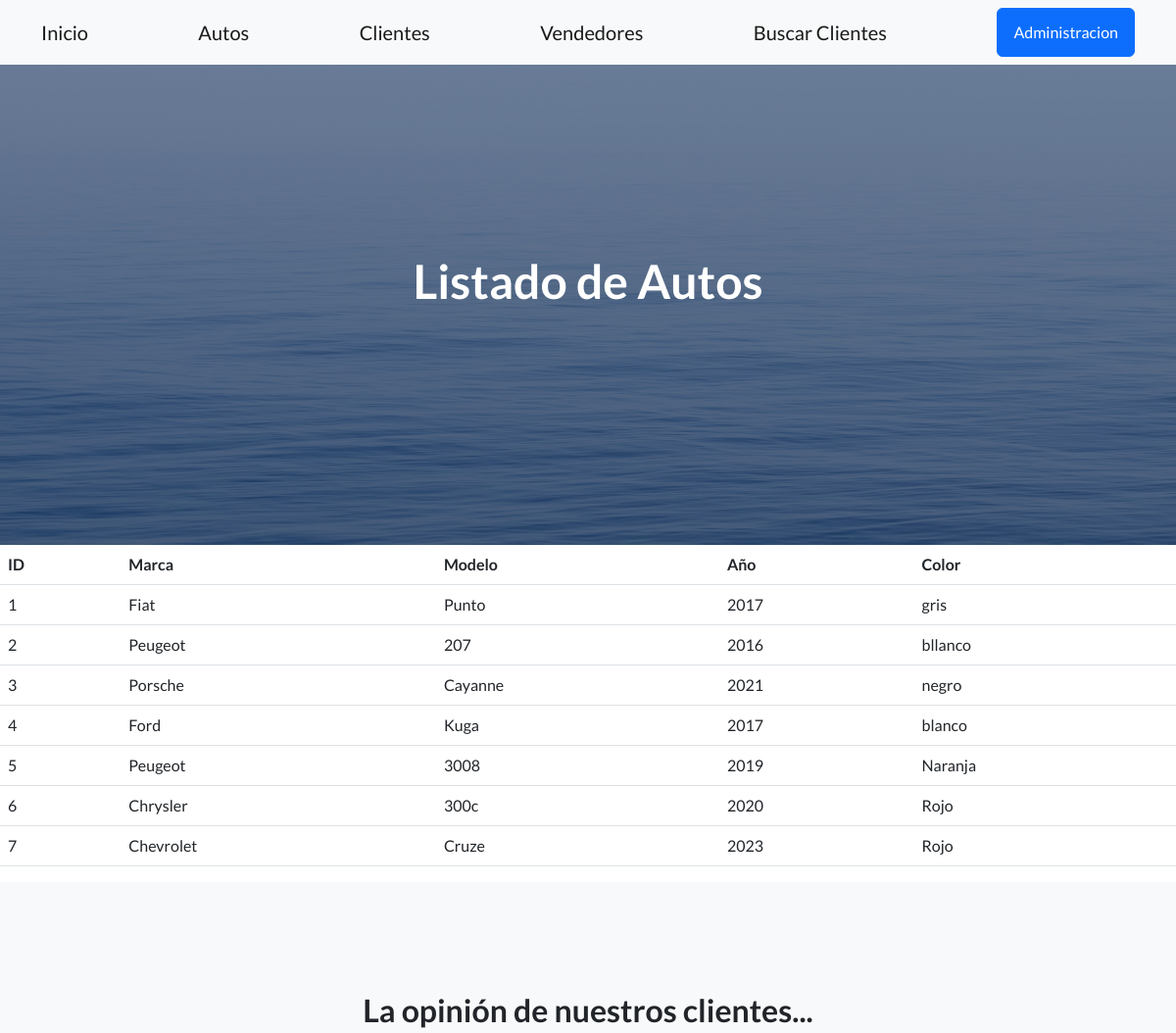
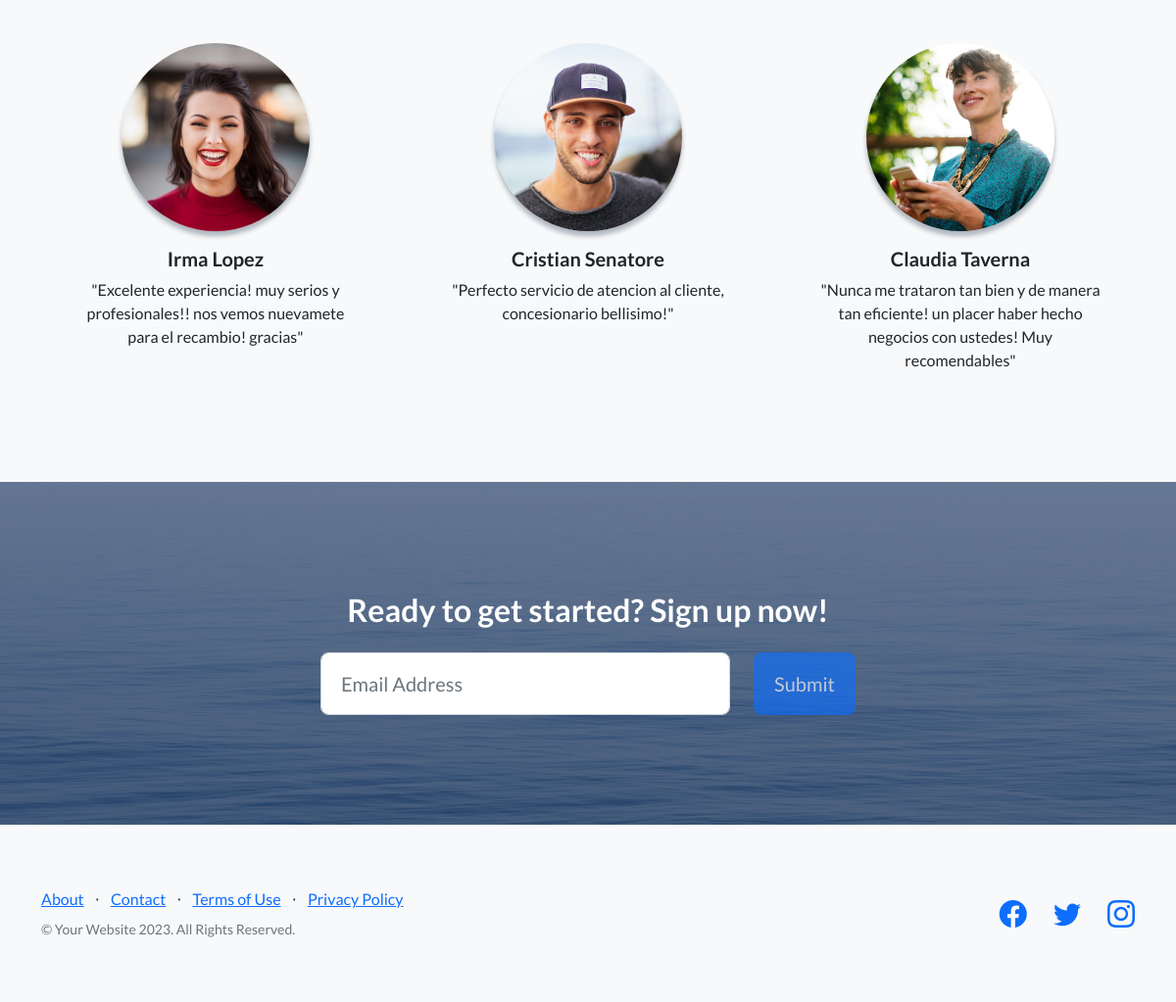
The app's page /aplicacion/autos/ with its own data (2 pictures, top to bottom).
### aplicacion/models.py (models this page shows, shortened)
class Autos(models.Model):
    marca = models.CharField(max_length=50)
    version = models.CharField(max_length=50)
    anio = models.IntegerField(null=False, blank=False )
    color = models.CharField(max_length=50)

### aplicacion/views.py (the view)
# urls.py: path('autos/', autos , name="autos"),
def autos(request):
    ctx = { "autos": Autos.objects.all()}
    return render(request, "aplicacion/autos.html", ctx)

### aplicacion/templates/aplicacion/autos.html (shortened to what this page needs)
{% extends 'aplicacion/base.html' %}
{% load static %}
{% block cabecera %}
    Listado de Autos
{% endblock cabecera %}
{% block contenido %}
<table class="table">
    <thead>
        <tr>
            <th>ID</th>
            <th>Marca</th>
            <th>Modelo</th>
            <th>Año</th>
            <th>Color</th>
        </tr>
    </thead>
    <tbody>
    {% for auto in autos %}
    <tr>
        <td>{{auto.id}}</td>
        <td>{{auto.marca}}</td>
        <td>{{auto.version}}</td>
        <td>{{auto.anio}}</td>
        <td>{{auto.color}}</td>
    </tr>
    {% endfor %}
    </tbody>
</table>
{% endblock contenido %}

### records on screen
Autos: id "1", marca "Fiat", version "Punto", anio "2017", color "gris"
Autos: id "2", marca "Peugeot", version "207", anio "2016", color "bllanco"
Autos: id "3", marca "Porsche", version "Cayanne", anio "2021", color "negro"
Autos: id "4", marca "Ford", version "Kuga", anio "2017", color "blanco"
Autos: id "5", marca "Peugeot", version "3008", anio "2019", color "Naranja"
Autos: id "6", marca "Chrysler", version "300c", anio "2020", color "Rojo"
Autos: id "7", marca "Chevrolet", version "Cruze", anio "2023", color "Rojo"
